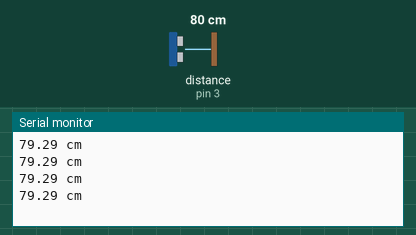
Simulated run of this sketch. Board: Arduino Uno, built with avr-gcc and run on an emulated ATmega328P. Shown: the last lines printed to the serial monitor. The inputs (shaded band) are chosen by the test bench; at power-on: distance to the obstacle (sensor on pin 3) 80 cm. The echo pulse lasts 58.3 µs per cm.

Above: at 1.2 s.
1.3 s: distance to the obstacle (sensor on pin 3) set to 2 cm
At 1.73 s:
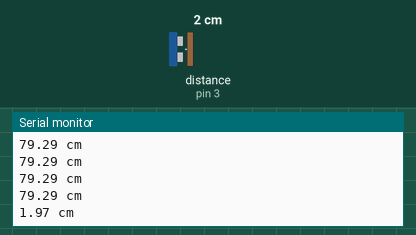
2.8 s: distance to the obstacle (sensor on pin 3) set to 4 cm
At 2.94 s:
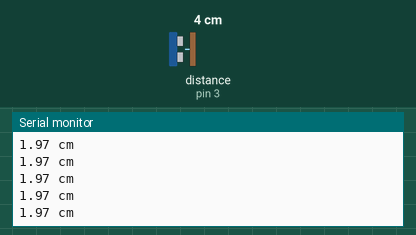
Timing chart, 0 to 5.8 s (numbered marks = the images above; inputs shaded):
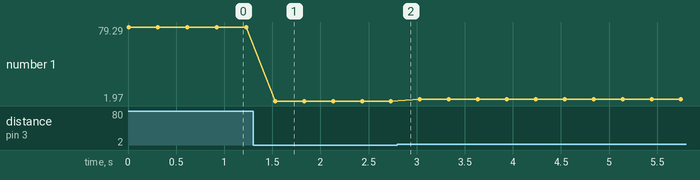

Measured:
- after the input at 1.3 s, the serial monitor: prints a new line after 0.23 s (image 1)
- plotted number 1: 79.29 → 1.97 after the input at 1.3 s, 1.97 → 3.96 after the input at 2.8 s

The sketch:

1015_3.ino
```cpp
void setup() {
  Serial.begin(9600);
  pinMode(2,OUTPUT);
  pinMode(3,INPUT);
}

void loop() {
  long du;
  float di;
  digitalWrite(2, 1); //HIgh = 1 = 5v 나옴.
  delayMicroseconds(10);  //10ms는 유지해야 신호가 나옴.
  digitalWrite(2,0);
  du = pulseIn(3,1); //ms(미리세컨즈)로 갔다가 돌아오는 시간 long형으로 측정해줌.
  di = 340.0*du/1000000/2;
  Serial.print(di*100);
  Serial.println(" cm");
  delay(300);
}
```
